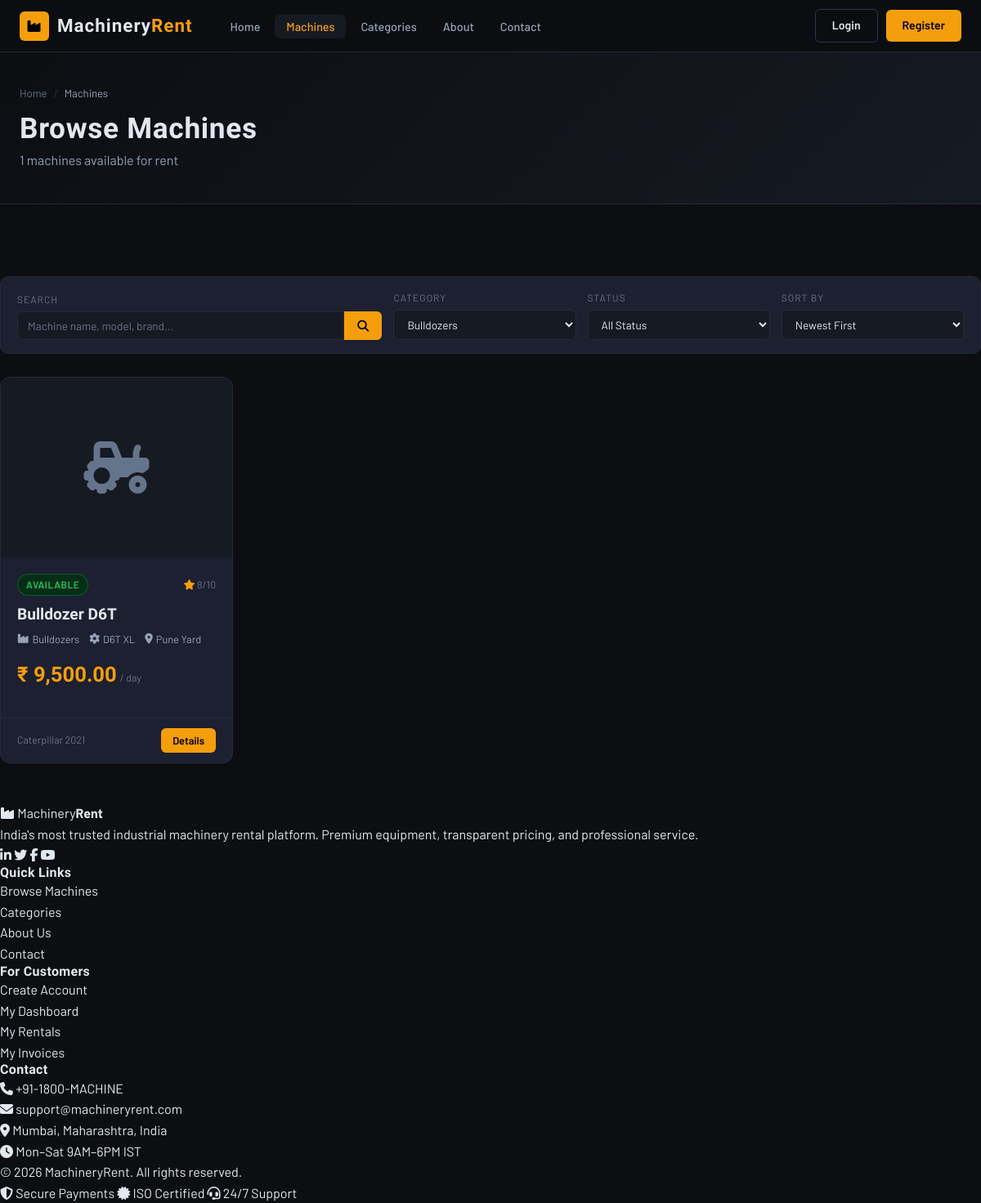
Screenshot of /machines.php?category=3 with the database file from the repository.
### tables this page shows
CREATE TABLE machines (
    id INT AUTO_INCREMENT PRIMARY KEY,
    category_id INT NOT NULL,
    name VARCHAR(150) NOT NULL,
    model VARCHAR(100),
    manufacturer VARCHAR(100),
    year_of_manufacture YEAR,
    serial_number VARCHAR(100) UNIQUE,
    description TEXT,
    daily_rate DECIMAL(10,2) NOT NULL,
    weekly_rate DECIMAL(10,2),
    monthly_rate DECIMAL(10,2),
    deposit_amount DECIMAL(10,2) DEFAULT 0,
    capacity VARCHAR(100),
    weight VARCHAR(50),
    dimensions VARCHAR(100),
    fuel_type VARCHAR(50),
    horsepower VARCHAR(50),
    location VARCHAR(200),
    status ENUM('available','rented','maintenance','retired') DEFAULT 'available',
    condition_rating TINYINT DEFAULT 5 COMMENT '1-10 scale',
    total_rentals INT DEFAULT 0,
    images JSON,
    specifications JSON,
    created_at TIMESTAMP DEFAULT CURRENT_TIMESTAMP,
    FOREIGN KEY (category_id) REFERENCES categories(id)
);

CREATE TABLE categories (
    id INT AUTO_INCREMENT PRIMARY KEY,
    name VARCHAR(100) NOT NULL,
    slug VARCHAR(100) UNIQUE NOT NULL,
    description TEXT,
    icon VARCHAR(50),
    image VARCHAR(255),
    status ENUM('active', 'inactive') DEFAULT 'active',
    created_at TIMESTAMP DEFAULT CURRENT_TIMESTAMP
);

### config.php (called while the page is built, shortened)
<?php
function formatCurrency($amount) {
    return CURRENCY . ' ' . number_format($amount, 2);
}
function sanitize($data) {
    return htmlspecialchars(strip_tags(trim($data)));
}

### machines.php (the view, shortened to what this page needs)
<?php
require_once '../includes/config.php';
$db = getDB();
$catId    = (int)($_GET['category'] ?? 0);
$search   = sanitize($_GET['q'] ?? '');
$sort     = sanitize($_GET['sort'] ?? 'newest');
$page     = max(1, (int)($_GET['page'] ?? 1));
$perPage  = 12;
$offset   = ($page - 1) * $perPage;
$where = ['1=1'];
$params = [];
if ($catId) { $where[] = 'm.category_id = ?'; $params[] = $catId; }
$whereStr = implode(' AND ', $where);
$orderBy = match($sort) {
    'price_asc'  => 'm.daily_rate ASC',
    'price_desc' => 'm.daily_rate DESC',
    'rating'     => 'm.condition_rating DESC',
    default      => 'm.id DESC',
};
$countStmt = $db->prepare("SELECT COUNT(*) FROM machines m WHERE $whereStr");
$countStmt->execute($params);
$total = $countStmt->fetchColumn();
$stmt = $db->prepare("SELECT m.*, c.name as cat_name FROM machines m JOIN categories c ON m.category_id=c.id WHERE $whereStr ORDER BY $orderBy LIMIT $perPage OFFSET $offset");
$stmt->execute($params);
$machines = $stmt->fetchAll();
$categories = $db->query("SELECT * FROM categories WHERE status='active' ORDER BY name")->fetchAll();
?>
<?php include '../includes/header.php'; ?>
<main class="main-content">
<div class="page-header">
  <div class="container">
    <div class="breadcrumb">
      <a href="<?= SITE_URL ?>">Home</a>
      <span class="sep">/</span>
      <span class="current">Machines</span>
    </div>
    <h1>Browse Machines</h1>
    <p><?= $total ?> machines available for rent</p>
  </div>
</div>
<div class="container section-sm">
  <form method="GET" class="filter-bar">
    <div class="filter-group" style="flex:2;">
      <label>Search</label>
      <div class="filter-search">
        <input type="text" name="q" class="form-control" placeholder="Machine name, model, brand..." value="<?= htmlspecialchars($search) ?>">
        <button type="submit" class="btn btn-primary"><i class="fas fa-search"></i></button>
      </div>
    </div>
    <div class="filter-group">
      <label>Category</label>
      <select name="category" class="form-control">
        <?php foreach($categories as $c): ?>
        <option value="<?= $c['id'] ?>" <?= $catId == $c['id'] ? 'selected' : '' ?>><?= htmlspecialchars($c['name']) ?></option>
        <?php endforeach; ?>
      </select>
    </div>
    <div class="filter-group">
      <label>Status</label>
      <select name="status" class="form-control">
        <option value="">All Status</option>
      </select>
    </div>
    <div class="filter-group">
      <label>Sort By</label>
      <select name="sort" class="form-control">
        <option value="newest" <?= $sort==='newest' ? 'selected' : '' ?>>Newest First</option>
      </select>
    </div>
  </form>
  <?php if (empty($machines)): ?>
  <div class="empty-state">
    <i class="fas fa-tractor"></i>
    <h3>No Machines Found</h3>
    <p>Try adjusting your filters or search query.</p>
    <a href="machines.php" class="btn btn-outline mt-2">Clear Filters</a>
  </div>
  <?php else: ?>
  <div class="grid-4">
    <?php foreach ($machines as $m): ?>
    <div class="card fade-in">
      <div class="card-img"><i class="fas fa-tractor"></i></div>
      <div class="card-body">
        <div style="display:flex;align-items:center;justify-content:space-between;margin-bottom:8px;">
          <span class="status-badge status-<?= $m['status'] ?>"><?= ucfirst($m['status']) ?></span>
          <span style="font-size:0.78rem;color:var(--text3);"><i class="fas fa-star text-accent"></i> <?= $m['condition_rating'] ?>/10</span>
        </div>
        <div class="card-title"><?= htmlspecialchars($m['name']) ?></div>
        <div class="card-meta">
          <span><i class="fas fa-industry"></i> <?= htmlspecialchars($m['cat_name']) ?></span>
          <span><i class="fas fa-cog"></i> <?= htmlspecialchars($m['model'] ?? 'N/A') ?></span>
          <span><i class="fas fa-map-marker-alt"></i> <?= htmlspecialchars($m['location']) ?></span>
        </div>
        <div class="card-price">
          <span class="price-amount"><?= formatCurrency($m['daily_rate']) ?></span>
          <span class="price-unit">/ day</span>
        </div>
      </div>
      <div class="card-footer">
        <span style="font-size:0.78rem;color:var(--text3);"><?= $m['manufacturer'] ?> <?= $m['year_of_manufacture'] ?></span>
        <a href="machine-detail.php?id=<?= $m['id'] ?>" class="btn btn-primary btn-sm">Details</a>
      </div>
    </div>
    <?php endforeach; ?>
  </div>
  <?php endif; ?>
</div>
</main>
<?php include '../includes/footer.php'; ?>

### main.css (style rules this page uses)
:root { --bg: #0c0e12; --bg2: #111318; --surface: #161a22; --card: #1c2030; --border: #252b3b; --border2: #2e3650; --accent: #f59e0b; --accent-dark: #d97706; --accent-glow: rgba(245,158,11,0.15); --blue: #3b82f6; --green: #22c55e; --red: #ef4444; --orange: #f97316; --text: #e2e8f0; --text2: #94a3b8; --text3: #64748b; --radius: 8px; --shadow: 0 4px 24px rgba(0,0,0,0.4); --shadow-lg: 0 12px 48px rgba(0,0,0,0.6); }
* { margin:0; padding:0; box-sizing:border-box; }
html { scroll-behavior:smooth; }
body { background: var(--bg); color: var(--text); font-family: 'Barlow', sans-serif; font-weight: 400; line-height: 1.6; }
a { color: inherit; text-decoration: none; }
h1,h2,h3,h4,h5 { font-family: 'Barlow Condensed', sans-serif; font-weight: 700; letter-spacing: 0.02em; line-height: 1.15; }
.btn { display: inline-flex; align-items: center; gap: 8px; padding: 8px 20px; border-radius: 6px; font-family: 'Barlow', sans-serif; font-weight: 600; font-size: 0.88rem; cursor: pointer; border: none; transition: all 0.2s; white-space: nowrap; }
.btn-primary { background: var(--accent); color: #000; }
.btn-sm { padding:5px 14px; font-size:0.8rem; }
.main-content { min-height: 100vh; padding-top: 64px; }
.container { max-width: 1280px; margin: 0 auto; padding: 0 24px; }
.section-sm { padding: 48px 0; }
.card { background: var(--card); border: 1px solid var(--border); border-radius: 12px; overflow: hidden; transition: all 0.3s; }
.card-img { width: 100%; height: 220px; object-fit: cover; background: var(--surface); display: flex; align-items: center; justify-content: center; font-size: 4rem; color: var(--text3); overflow: hidden; }
.card-body { padding: 20px; }
.card-title { font-family: 'Barlow Condensed', sans-serif; font-size: 1.2rem; font-weight: 700; margin-bottom: 4px; }
.card-meta { display: flex; gap: 12px; flex-wrap: wrap; font-size: 0.8rem; color: var(--text2); margin-bottom: 12px; }
.card-meta span { display:flex; align-items:center; gap:4px; }
.card-price { display: flex; align-items: baseline; gap: 4px; margin: 12px 0; }
.price-amount { font-family: 'Barlow Condensed', sans-serif; font-size: 1.6rem; font-weight: 700; color: var(--accent); }
.price-unit { font-size: 0.78rem; color: var(--text3); }
.card-footer { padding: 12px 20px; border-top: 1px solid var(--border); display: flex; align-items: center; justify-content: space-between; }
.status-badge { display: inline-flex; align-items: center; gap: 5px; padding: 3px 10px; border-radius: 20px; font-size: 0.75rem; font-weight: 600; text-transform: uppercase; letter-spacing: 0.5px; }
.status-available { background:#052e16; color:var(--green); border:1px solid rgba(34,197,94,0.3); }
.grid-4 { display:grid; grid-template-columns:repeat(4,1fr); gap:20px; }
.form-control { width: 100%; padding: 10px 14px; background: var(--surface); border: 1px solid var(--border); border-radius: 6px; color: var(--text); font-family: 'Barlow', sans-serif; font-size: 0.9rem; transition: border-color 0.2s; }
.form-control::placeholder { color:var(--text3); }
select.form-control option { background: var(--card); }
.page-header { background: linear-gradient(135deg, var(--bg) 0%, var(--surface) 100%); border-bottom: 1px solid var(--border); padding: 40px 0; margin-bottom: 40px; }
.page-header h1 { font-size: 2.2rem; font-weight: 900; }
.page-header p { color: var(--text2); margin-top: 6px; }
.breadcrumb { display: flex; align-items: center; gap: 8px; font-size: 0.82rem; color: var(--text3); margin-bottom: 12px; }
.breadcrumb a { color: var(--text3); }
.breadcrumb .sep { color: var(--border2); }
.breadcrumb .current { color: var(--text2); }
.filter-bar { background: var(--card); border: 1px solid var(--border); border-radius: 10px; padding: 16px 20px; display: flex; gap: 14px; align-items: flex-end; flex-wrap: wrap; margin-bottom: 28px; }
.filter-group { flex: 1; min-width: 150px; }
.filter-group label { display:block; font-size:0.75rem; color:var(--text3); margin-bottom:5px; text-transform:uppercase; letter-spacing:1px; }
.filter-group select, .filter-group input { padding:8px 12px; font-size:0.85rem; }
.filter-search { display: flex; gap: 0; flex: 2; }
.filter-search input { border-radius: 6px 0 0 6px; }
.filter-search button { border-radius: 0 6px 6px 0; padding: 8px 16px; }
.fade-in { animation: fadeDown 0.5s ease both; }
.text-accent { color: var(--accent); }

### rows the page displays
machines: status "AVAILABLE", condition_rating "8", name "Bulldozer D6T", category.name "Bulldozers", model "D6T XL", location "Pune Yard", daily_rate "₹ 9,500.00", manufacturer "Caterpillar", year_of_manufacture "2021"

### other values shown
$total "1"
form field category "Bulldozers"
